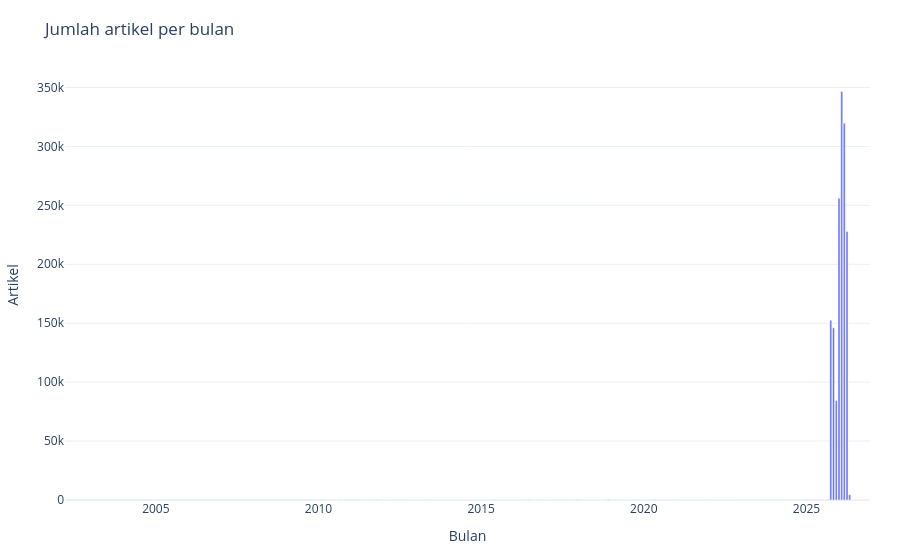

Source (notebook cell):
### Markdown cell above
## Grafik 2. Tren publikasi bulanan

### Code cell
monthly = (lf.with_columns(pl.col("publication_date").dt.truncate("1mo").alias("bulan"))
             .group_by("bulan").agg(pl.len().alias("jumlah"))
             .sort("bulan").collect().to_pandas())
fig = px.bar(monthly, x="bulan", y="jumlah", title="Jumlah artikel per bulan",
             labels={"bulan":"Bulan", "jumlah":"Artikel"})
show_save(fig, "02_tren_bulanan.html")

### Figure 1 — Plotly figure (JSON) as saved in the notebook; plotly's stock layout.template omitted (floating-point values rounded to 4 significant figures; data arrays with more than 128 entries replaced by an {"elided": "..."} marker saying what was removed)
{"data": [{"hovertemplate": "Bulan=%{x}<br>Artikel=%{y}<extra></extra>", "legendgroup": "", "marker": {"color": "#636efa", "pattern": {"shape": ""}}, "name": "", "orientation": "v", "showlegend": false, "textposition": "auto", "type": "bar", "x": {"elided": "199 str values"}, "xaxis": "x", "y": {"elided": "199 int values"}, "yaxis": "y"}], "layout": {"barmode": "relative", "legend": {"tracegroupgap": 0}, "margin": {"b": 60, "l": 60, "r": 30, "t": 70}, "title": {"text": "Jumlah artikel per bulan"}, "xaxis": {"anchor": "y", "domain": [0, 1], "title": {"text": "Bulan"}}, "yaxis": {"anchor": "x", "domain": [0, 1], "title": {"text": "Artikel"}}}}
